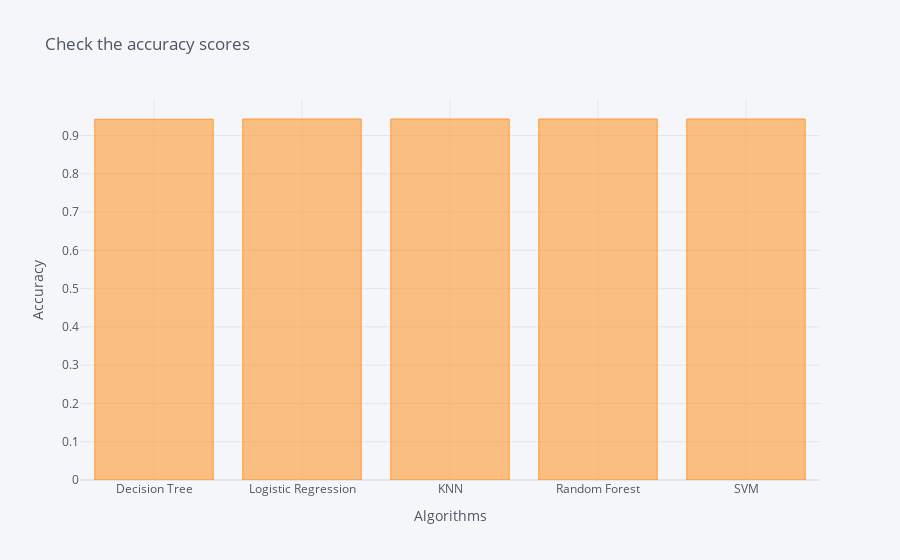

The cell this chart's notebook holds for it:
### Markdown cell above
#### Now we will plot the different algorithms and then we will check which one will be best for this case.

### Code cell
acc = pd.DataFrame([dt_accuracy, lr_accuracy, KNN_accuracy, RF_accuracy, SVM_accuracy], [
                   'Decision Tree', 'Logistic Regression', 'KNN', 'Random Forest', 'SVM'])
acc.iplot(kind="bar", theme="pearl", title="Check the accuracy scores",
          xTitle='Algorithms', yTitle='Accuracy')

### Figure 1 — Plotly figure (JSON) as saved in the notebook; plotly's stock layout.template omitted (floating-point values rounded to 4 significant figures)
{"data": [{"marker": {"color": "rgba(255, 153, 51, 0.6)", "line": {"color": "rgba(255, 153, 51, 1.0)", "width": 1}}, "name": "0", "orientation": "v", "text": "", "type": "bar", "x": ["Decision Tree", "Logistic Regression", "KNN", "Random Forest", "SVM"], "y": [0.9426, 0.9432, 0.9432, 0.9432, 0.9432]}], "layout": {"legend": {"bgcolor": "#F5F6F9", "font": {"color": "#4D5663"}}, "paper_bgcolor": "#F5F6F9", "plot_bgcolor": "#F5F6F9", "title": {"font": {"color": "#4D5663"}, "text": "Check the accuracy scores"}, "xaxis": {"gridcolor": "#E1E5ED", "showgrid": true, "tickfont": {"color": "#4D5663"}, "title": {"font": {"color": "#4D5663"}, "text": "Algorithms"}, "zerolinecolor": "#E1E5ED"}, "yaxis": {"gridcolor": "#E1E5ED", "showgrid": true, "tickfont": {"color": "#4D5663"}, "title": {"font": {"color": "#4D5663"}, "text": "Accuracy"}, "zerolinecolor": "#E1E5ED"}}}
